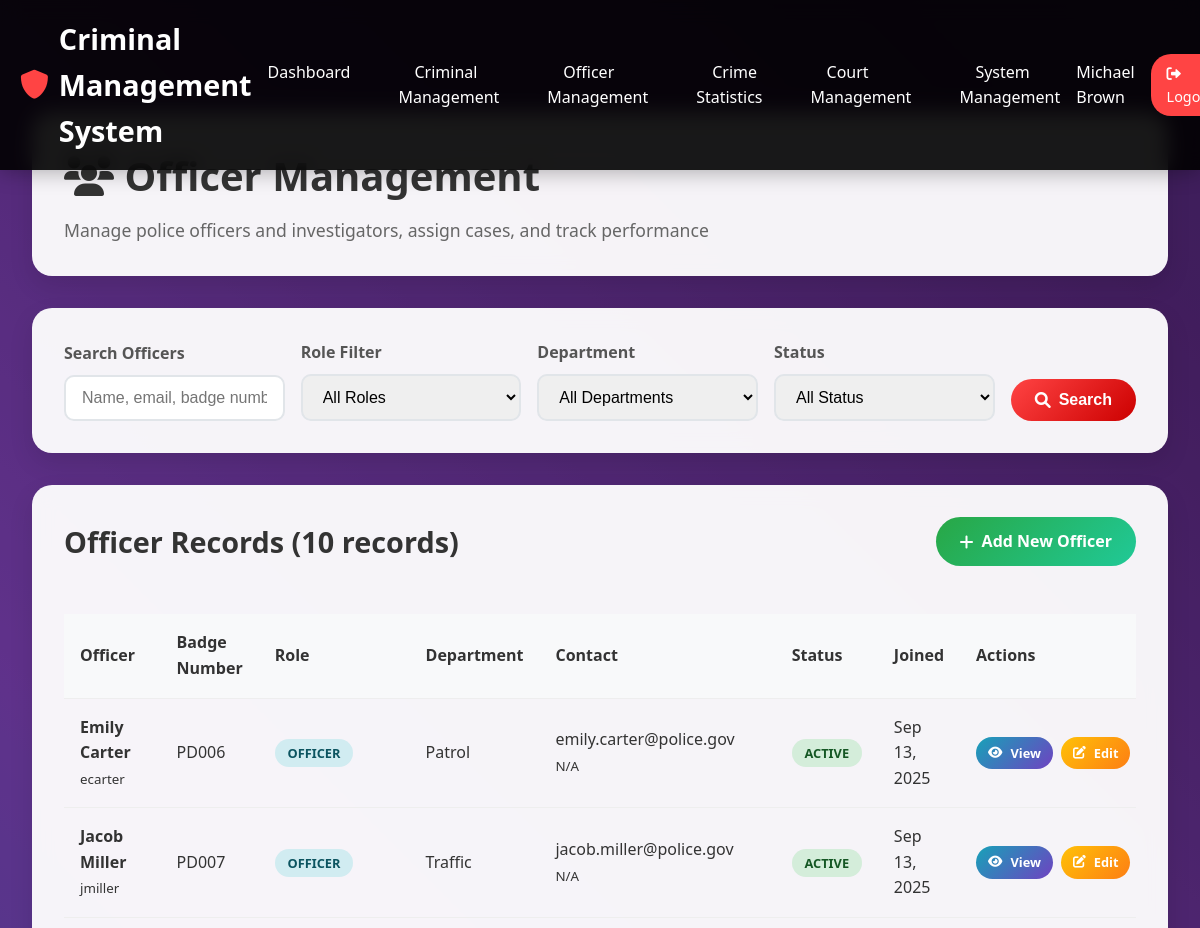
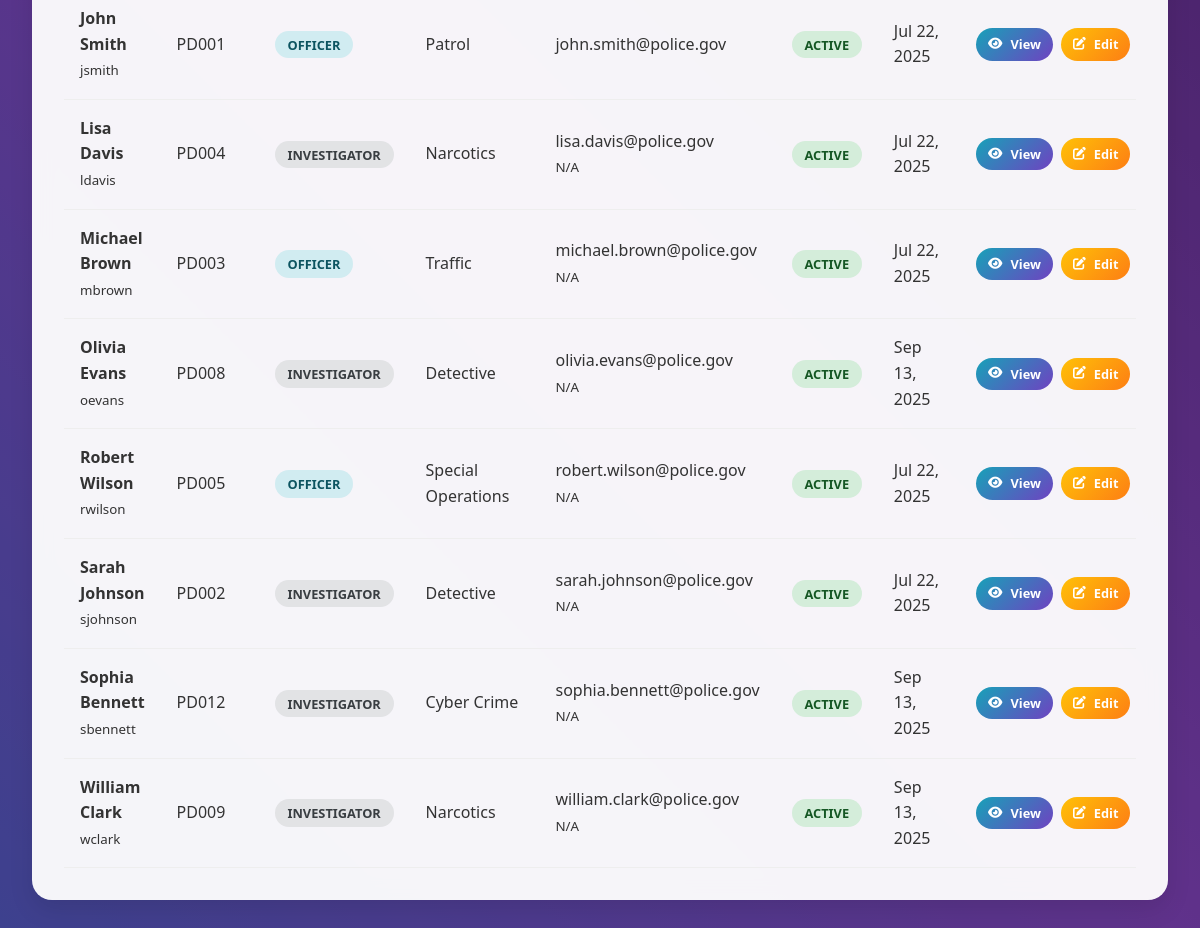
Screenshot of /modules/officers/officer_management.php (signed in) with the database file from the repository (2 pictures, top to bottom).
### tables this page shows
CREATE TABLE `users` (
  `id` int(11) NOT NULL,
  `fullname` varchar(100) NOT NULL,
  `email` varchar(100) NOT NULL,
  `username` varchar(50) NOT NULL,
  `badge_number` varchar(20) NOT NULL,
  `department` varchar(50) NOT NULL,
  `role` enum('admin','officer','investigator') NOT NULL,
  `password` varchar(255) NOT NULL,
  `status` enum('active','inactive','suspended') DEFAULT 'active',
  `profile_image` varchar(255) DEFAULT NULL,
  `phone` varchar(20) DEFAULT NULL,
  `address` text DEFAULT NULL,
  `created_at` timestamp NOT NULL DEFAULT current_timestamp(),
  `updated_at` timestamp NOT NULL DEFAULT current_timestamp() ON UPDATE current_timestamp(),
  `last_login` timestamp NULL DEFAULT NULL
);

### modules/officers/officer_management.php (the view, shortened to what this page needs)
<?php
$servername = "localhost";
$username = "root";
$password = "";
$dbname = "criminal_management";
try {
    $conn = new PDO("mysql:host=$servername;dbname=$dbname", $username, $password);
    $conn->setAttribute(PDO::ATTR_ERRMODE, PDO::ERRMODE_EXCEPTION);
} catch(PDOException $e) {
    die("Connection failed: " . $e->getMessage());
}
$search = isset($_GET['search']) ? trim($_GET['search']) : '';
$where_conditions = ["role IN ('officer', 'investigator')"];
$params = [];
$where_clause = 'WHERE ' . implode(' AND ', $where_conditions);
$sql = "SELECT * FROM users $where_clause ORDER BY fullname ASC";
$stmt = $conn->prepare($sql);
$stmt->execute($params);
$officers = $stmt->fetchAll(PDO::FETCH_ASSOC);
?>
<!DOCTYPE html>
<html lang="en">
<head>
    <link href="https://cdnjs.cloudflare.com/ajax/libs/font-awesome/6.0.0/css/all.min.css" rel="stylesheet">
</head>
<body>
    <div class="background-container">
    </div>
    <nav class="navbar">
        <div class="nav-content">
            <a href="dashboard.php" class="logo">
                <i class="fas fa-shield-alt"></i>
                Criminal Management System
            </a>
            <ul class="nav-links">
                <li><a href="dashboard.php">Dashboard</a></li>
                <li><a href="criminal_management.php">Criminal Management</a></li>
                <li><a href="officer_management.php">Officer Management</a></li>
                <li><a href="crime_statistics.php">Crime Statistics</a></li>
                <li><a href="court_management.php">Court Management</a></li>
                <li><a href="system_management.php">System Management</a></li>
            </ul>
            <div class="user-info">
                <span><?php echo htmlspecialchars($_SESSION['fullname']); ?></span>
                <a href="logout.php" class="logout-btn">
                    <i class="fas fa-sign-out-alt"></i> Logout
                </a>
            </div>
        </div>
    </nav>
    <div class="main-content">
        <div class="page-header fade-in-up">
            <h1><i class="fas fa-users"></i> Officer Management</h1>
            <p>Manage police officers and investigators, assign cases, and track performance</p>
        </div>
        <div class="search-section fade-in-up">
            <form method="GET" class="search-form">
                <div class="form-group">
                    <label for="search">Search Officers</label>
                    <input type="text" id="search" name="search" value="<?php echo htmlspecialchars($search); ?>" placeholder="Name, email, badge number...">
                </div>
                <div class="form-group">
                    <label for="role">Role Filter</label>
                    <select id="role" name="role">
                        <option value="">All Roles</option>
                    </select>
                </div>
                <div class="form-group">
                    <label for="department">Department</label>
                    <select id="department" name="department">
                        <option value="">All Departments</option>
                    </select>
                </div>
                <div class="form-group">
                    <label for="status">Status</label>
                    <select id="status" name="status">
                        <option value="">All Status</option>
                    </select>
                </div>
                <div class="form-group">
                    <button type="submit" class="btn btn-primary">
                        <i class="fas fa-search"></i> Search
                    </button>
                </div>
            </form>
        </div>
        <div class="officers-section fade-in-up">
            <div class="section-header">
                <h2>Officer Records (<?php echo count($officers); ?> records)</h2>
                <a href="add_officer.php" class="btn btn-success">
                    <i class="fas fa-plus"></i> Add New Officer
                </a>
            </div>
            <div class="table-container">
                <table class="officers-table">
                    <thead>
                        <tr>
                            <th>Officer</th>
                            <th>Badge Number</th>
                            <th>Role</th>
                            <th>Department</th>
                            <th>Contact</th>
                            <th>Status</th>
                            <th>Joined</th>
                            <th>Actions</th>
                        </tr>
                    </thead>
                    <tbody>
                        <?php if (count($officers) > 0): ?>
                            <?php foreach ($officers as $officer): ?>
                                <tr>
                                    <td>
                                        <strong><?php echo htmlspecialchars($officer['fullname']); ?></strong>
                                        <br>
                                        <small><?php echo htmlspecialchars($officer['username']); ?></small>
                                    </td>
                                    <td><?php echo htmlspecialchars($officer['badge_number']); ?></td>
                                    <td>
                                        <span class="role-badge role-<?php echo $officer['role']; ?>">
                                            <?php echo ucfirst($officer['role']); ?>
                                        </span>
                                    </td>
                                    <td><?php echo htmlspecialchars($officer['department']); ?></td>
                                    <td>
                                        <div><?php echo htmlspecialchars($officer['email']); ?></div>
                                        <small><?php echo htmlspecialchars($officer['phone'] ?? 'N/A'); ?></small>
                                    </td>
                                    <td>
                                        <span class="status-badge status-<?php echo $officer['status']; ?>">
                                            <?php echo ucfirst($officer['status']); ?>
                                        </span>
                                    </td>
                                    <td><?php echo date('M j, Y', strtotime($officer['created_at'])); ?></td>
                                    <td>
                                        <div class="action-buttons">
                                            <a href="view_officer.php?id=<?php echo $officer['id']; ?>" class="btn btn-info btn-sm">
                                                <i class="fas fa-eye"></i> View
                                            </a>
                                            <a href="edit_officer.php?id=<?php echo $officer['id']; ?>" class="btn btn-warning btn-sm">
                                                <i class="fas fa-edit"></i> Edit
                                            </a>
                                        </div>
                                    </td>
                                </tr>
                            <?php endforeach; ?>
                        <?php endif; ?>
                    </tbody>
                </table>
            </div>
        </div>
    </div>
</body>
</html>

### modules/officers/officer_management.php (style rules this page uses)
* { margin: 0; padding: 0; box-sizing: border-box; }
body { font-family: 'Segoe UI', Tahoma, Geneva, Verdana, sans-serif; line-height: 1.6; color: #333; background: #f4f6f9; }
.background-container { position: fixed; top: 0; left: 0; width: 100%; height: 100%; z-index: -1; overflow: hidden; }
.navbar { background: rgba(0, 0, 0, 0.9); backdrop-filter: blur(10px); padding: 1rem 0; position: fixed; width: 100%; top: 0; z-index: 1000; box-shadow: 0 2px 20px rgba(0, 0, 0, 0.3); }
.nav-content { display: flex; justify-content: space-between; align-items: center; max-width: 1400px; margin: 0 auto; padding: 0 20px; }
.logo { font-size: 1.8rem; font-weight: bold; color: #fff; text-decoration: none; display: flex; align-items: center; gap: 10px; }
.logo i { color: #ff4444; }
.nav-links { display: flex; list-style: none; gap: 2rem; }
.nav-links a { text-decoration: none; color: #fff; font-weight: 500; transition: color 0.3s ease; padding: 8px 16px; border-radius: 20px; }
.user-info { display: flex; align-items: center; gap: 1rem; color: white; }
.logout-btn { background: #ff4444; color: white; padding: 8px 16px; border: none; border-radius: 20px; text-decoration: none; font-size: 0.9rem; transition: all 0.3s ease; }
.main-content { margin-top: 80px; padding: 2rem; max-width: 1400px; margin-left: auto; margin-right: auto; }
.page-header { background: rgba(255, 255, 255, 0.95); backdrop-filter: blur(10px); border-radius: 20px; padding: 2rem; margin-bottom: 2rem; box-shadow: 0 10px 25px rgba(0, 0, 0, 0.1); }
.page-header h1 { font-size: 2.5rem; color: #333; margin-bottom: 0.5rem; }
.page-header p { color: #666; font-size: 1.1rem; }
.search-section { background: rgba(255, 255, 255, 0.95); backdrop-filter: blur(10px); border-radius: 20px; padding: 2rem; margin-bottom: 2rem; box-shadow: 0 10px 25px rgba(0, 0, 0, 0.1); }
.search-form { display: grid; grid-template-columns: 1fr 1fr 1fr 1fr auto; gap: 1rem; align-items: end; }
.form-group { margin-bottom: 0; }
.form-group label { display: block; margin-bottom: 0.5rem; font-weight: 600; color: #555; }
.form-group input, .form-group select { width: 100%; padding: 12px 16px; border: 2px solid #e1e5e9; border-radius: 10px; font-size: 1rem; transition: border-color 0.3s ease; }
.btn { padding: 12px 24px; border: none; border-radius: 50px; font-size: 1rem; font-weight: 600; cursor: pointer; transition: all 0.3s ease; text-decoration: none; display: inline-flex; align-items: center; gap: 0.5rem; }
.btn-primary { background: linear-gradient(135deg, #ff4444 0%, #cc0000 100%); color: white; }
.btn-success { background: linear-gradient(135deg, #28a745 0%, #20c997 100%); color: white; }
.officers-section { background: rgba(255, 255, 255, 0.95); backdrop-filter: blur(10px); border-radius: 20px; padding: 2rem; box-shadow: 0 10px 25px rgba(0, 0, 0, 0.1); }
.section-header { display: flex; justify-content: space-between; align-items: center; margin-bottom: 2rem; }
.section-header h2 { font-size: 1.8rem; color: #333; }
.table-container { overflow-x: auto; }
.officers-table { width: 100%; border-collapse: collapse; margin-top: 1rem; }
.officers-table th, .officers-table td { padding: 1rem; text-align: left; border-bottom: 1px solid #eee; }
.officers-table th { background: #f8f9fa; font-weight: 600; color: #333; }
.status-badge { padding: 0.3rem 0.8rem; border-radius: 20px; font-size: 0.8rem; font-weight: 600; text-transform: uppercase; }
.status-active { background: #d4edda; color: #155724; }
.role-badge { padding: 0.3rem 0.8rem; border-radius: 20px; font-size: 0.8rem; font-weight: 600; text-transform: uppercase; }
.role-officer { background: #d1ecf1; color: #0c5460; }
.role-investigator { background: #e2e3e5; color: #383d41; }
.action-buttons { display: flex; gap: 0.5rem; }
.btn-sm { padding: 6px 12px; font-size: 0.8rem; }
.btn-info { background: linear-gradient(135deg, #17a2b8 0%, #6f42c1 100%); color: white; }
.btn-warning { background: linear-gradient(135deg, #ffc107 0%, #fd7e14 100%); color: white; }
.fade-in-up { animation: fadeInUp 0.6s ease-out; }

### rows the page displays
users: fullname "Emily Carter", username "ecarter", badge_number "PD006", role "OFFICER", department "Patrol", email "emily.carter@police.gov", phone "N/A", status "ACTIVE", created_at "Sep 13, 2025"
users: fullname "Jacob Miller", username "jmiller", badge_number "PD007", role "OFFICER", department "Traffic", email "jacob.miller@police.gov", phone "N/A", status "ACTIVE", created_at "Sep 13, 2025"
users: fullname "John Smith", username "jsmith", badge_number "PD001", role "OFFICER", department "Patrol", email "john.smith@police.gov", status "ACTIVE", created_at "Jul 22, 2025"
users: fullname "Lisa Davis", username "ldavis", badge_number "PD004", role "INVESTIGATOR", department "Narcotics", email "lisa.davis@police.gov", phone "N/A", status "ACTIVE", created_at "Jul 22, 2025"
users: fullname "Michael Brown", username "mbrown", badge_number "PD003", role "OFFICER", department "Traffic", email "michael.brown@police.gov", phone "N/A", status "ACTIVE", created_at "Jul 22, 2025"
users: fullname "Olivia Evans", username "oevans", badge_number "PD008", role "INVESTIGATOR", department "Detective", email "olivia.evans@police.gov", phone "N/A", status "ACTIVE", created_at "Sep 13, 2025"
users: fullname "Robert Wilson", username "rwilson", badge_number "PD005", role "OFFICER", department "Special Operations", email "robert.wilson@police.gov", phone "N/A", status "ACTIVE", created_at "Jul 22, 2025"
users: fullname "Sarah Johnson", username "sjohnson", badge_number "PD002", role "INVESTIGATOR", department "Detective", email "sarah.johnson@police.gov", phone "N/A", status "ACTIVE", created_at "Jul 22, 2025"
users: fullname "Sophia Bennett", username "sbennett", badge_number "PD012", role "INVESTIGATOR", department "Cyber Crime", email "sophia.bennett@police.gov", phone "N/A", status "ACTIVE", created_at "Sep 13, 2025"
users: fullname "William Clark", username "wclark", badge_number "PD009", role "INVESTIGATOR", department "Narcotics", email "william.clark@police.gov", phone "N/A", status "ACTIVE", created_at "Sep 13, 2025"

### other values shown
$_SESSION['fullname'] "Michael Brown"
count($officers) "10"
